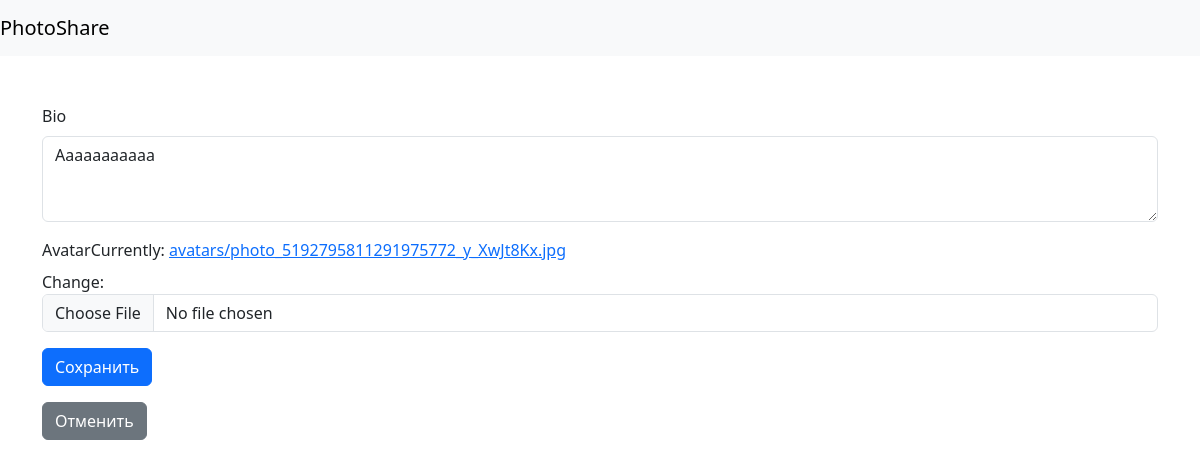
The app's page /edit_profile/ (signed in), older data.
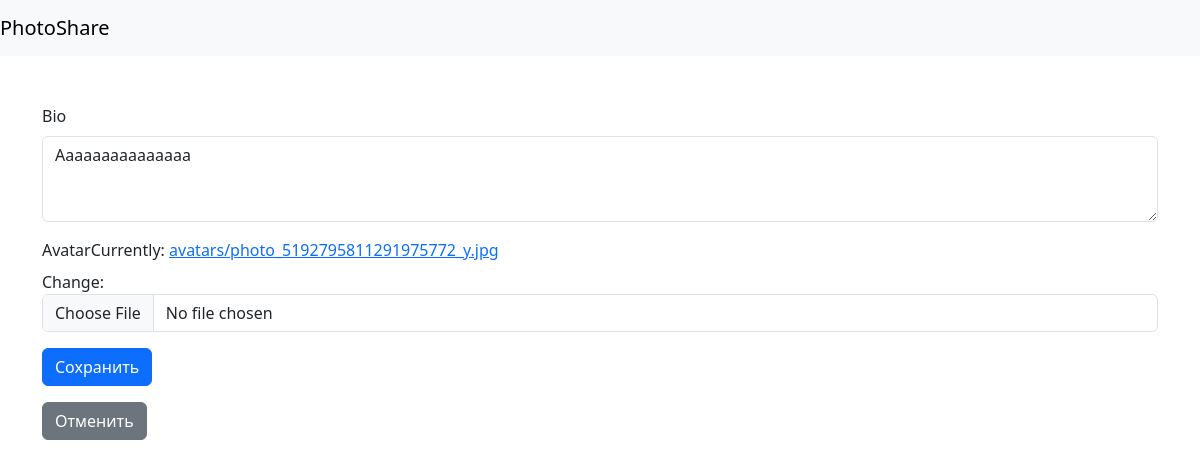
The same page, newer data.
### Yks/models.py (models this page shows)
class UserProfile(models.Model):
    user = models.OneToOneField(User, on_delete=models.CASCADE)
    avatar = models.ImageField(upload_to='avatars/')
    bio = models.TextField(blank=True, null=True)

### Yks/views.py (the view)
# urls.py: path('edit_profile/', edit_profile, name='edit_profile'),
@login_required
def edit_profile(request):
    user_profile, created = UserProfile.objects.get_or_create(user=request.user)
    if request.method == 'POST':
        form = UserProfileForm(request.POST, request.FILES, instance=user_profile)
        if form.is_valid():
            form.save()
            return redirect('profile', username=request.user.username)
    else:
        form = UserProfileForm(instance=user_profile)
    return render(request, 'Yks/edit_profile.html', {'form': form})

### Yks/forms.py
class UserProfileForm(forms.ModelForm):
    class Meta:
        model = UserProfile
        fields = ['bio', 'avatar']
        widgets = {
            'bio': forms.Textarea(attrs={'rows': 3}),
        }

### Yks/templates/Yks/edit_profile.html (shortened to what this page needs)
{% extends 'Yks/base.html' %}
{% load bootstrap4 %}
{% load static %}
{% block content %}
  <form method="post" class="form" enctype="multipart/form-data">
    {% bootstrap_form form %}
      <p>
          {% buttons %}
            <button type="submit" class="btn btn-primary">Сохранить</button>
        {% endbuttons %}
      </p>
  </form>
    <p>
    <a href="{% url 'profile' user.username %}" class="btn btn-secondary">Отменить</a>
    </p>
{% endblock %}

Row changes from the older to the newer data that the page shows:
removed UserProfile: bio "Ааааааааааа"
added UserProfile: bio "Ааааааааааааааа"
Text that changed along with them:
text no longer shown: "Bio Avatar Currently: avatars/photo_5192795811291975772_y_XwJt8Kx.jpg Change:"
text now shown: "Bio Avatar Currently: avatars/photo_5192795811291975772_y.jpg Change:"
